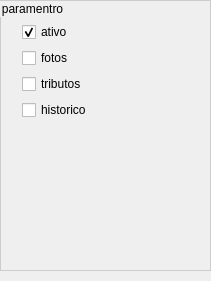
               <widget class="QGroupBox" name="groupBox">
                <property name="geometry">
                 <rect>
                  <x>940</x>
                  <y>210</y>
                  <width>211</width>
                  <height>281</height>
                 </rect>
                </property>
                <property name="styleSheet">
                 <string notr="true">QGroupBox {

  border: 1px solid #ccc;
  padding: 10px;
  margin-bottom: 10px;
}</string>
                </property>
                <property name="title">
                 <string>paramentro</string>
                </property>
                <layout class="QVBoxLayout" name="verticalLayout_2">
                 <item>
                  <widget class="QCheckBox" name="cheativo">
                   <property name="focusPolicy">
                    <enum>Qt::ClickFocus</enum>
                   </property>
                   <property name="text">
                    <string>ativo</string>
                   </property>
                   <property name="checked">
                    <bool>true</bool>
                   </property>
                  </widget>
                 </item>
                 <item>
                  <widget class="QCheckBox" name="chefotos">
                   <property name="focusPolicy">
                    <enum>Qt::ClickFocus</enum>
                   </property>
                   <property name="text">
                    <string>fotos</string>
                   </property>
                   <property name="tristate">
                    <bool>true</bool>
                   </property>
                  </widget>
                 </item>
                 <item>
                  <widget class="QCheckBox" name="chetributos">
                   <property name="focusPolicy">
                    <enum>Qt::ClickFocus</enum>
                   </property>
                   <property name="text">
                    <string>tributos</string>
                   </property>
                   <property name="tristate">
                    <bool>true</bool>
                   </property>
                  </widget>
                 </item>
                 <item>
                  <widget class="QCheckBox" name="chehistorico">
                   <property name="focusPolicy">
                    <enum>Qt::ClickFocus</enum>
                   </property>
                   <property name="text">
                    <string>historico</string>
                   </property>
                   <property name="tristate">
                    <bool>true</bool>
                   </property>
                  </widget>
                 </item>
                 <item>
                  <spacer name="verticalSpacer">
                   <property name="orientation">
                    <enum>Qt::Vertical</enum>
                   </property>
                   <property name="sizeHint" stdset="0">
                    <size>
                     <width>20</width>
                     <height>40</height>
                    </size>
                   </property>
                  </spacer>
                 </item>
                </layout>
               </widget>
